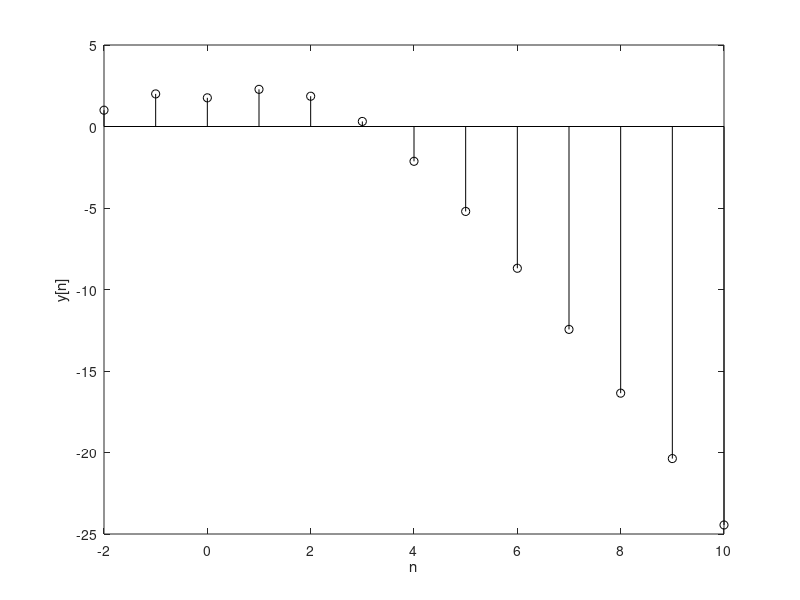

The MATLAB script that drew this image:
n=(-2:10);
y=[1;2;zeros(length(n)-2,1)];
x=[0 0 n(3:end)];
for k = 1:length(n)-2
  y(k+2) = y(k+1)-0.24*y(k)+x(k+2)-2*x(k+1);
end;
clf;
stem(n,y,'k');
xlabel('n');
ylabel('y[n]');
